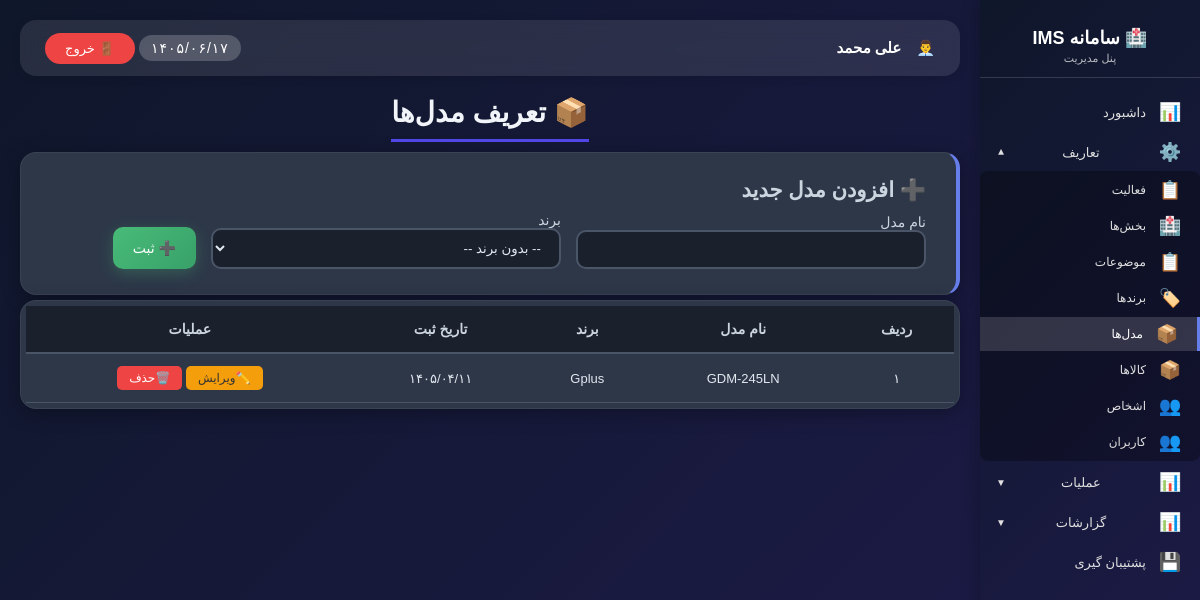
The page /admin_models.php (signed in) on the database as committed earlier.
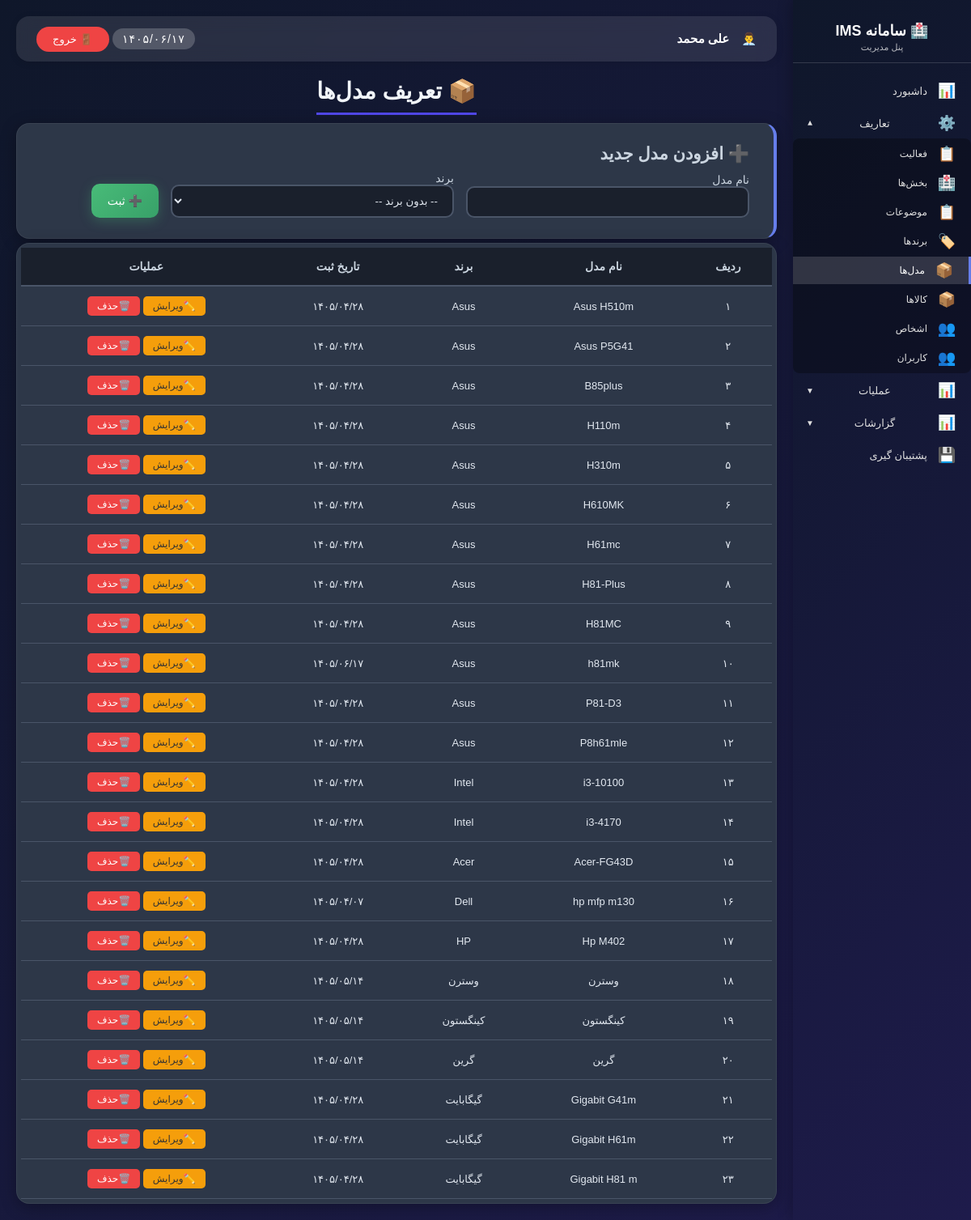
The same page on the database as committed later.
### tables this page shows
CREATE TABLE `models` (
  `id` int(11) NOT NULL AUTO_INCREMENT,
  `name` varchar(255) NOT NULL,
  `brand_id` int(11) DEFAULT NULL,
  `created_at` date DEFAULT NULL,
  PRIMARY KEY (`id`),
  KEY `fk_models_brand` (`brand_id`)
);

CREATE TABLE `brands` (
  `id` int(11) NOT NULL AUTO_INCREMENT,
  `name` varchar(100) NOT NULL,
  `created_at` varchar(50) DEFAULT NULL,
  PRIMARY KEY (`id`)
);

### functions.php (called while the page is built, shortened)
<?php
function hasPermission($permission_key) {
    if (isset($_SESSION['user_id']) && $_SESSION['user_id'] == 1) {
        return true;
    }
    return true;
}
function canEditModels() { return hasPermission('models_edit'); }
function canDeleteModels() { return hasPermission('models_delete'); }
?>

### assets/jdf.php (called while the page is built, shortened)
<?php
function fa_number($number) {
    $persian = ['۰', '۱', '۲', '۳', '۴', '۵', '۶', '۷', '۸', '۹'];
    $english = ['0', '1', '2', '3', '4', '5', '6', '7', '8', '9'];
    return str_replace($english, $persian, $number);
}
?>

### admin_models.php (the view, shortened to what the changed rows need)
<?php
$db = getDB();
$models = $db->query("
    SELECT m.*, b.name as brand_name
    FROM models m
    LEFT JOIN brands b ON m.brand_id = b.id
    ORDER BY b.name, m.name
")->fetchAll();
?>
<!DOCTYPE html>
<html lang="fa" dir="rtl">
<head>
</head>
<body>
<div class="admin-wrapper">
    <?php include 'sidebar.php'; ?>
    <div class="main-content">
        <div class="main-title">
            <h1>📦 تعریف مدل‌ها</h1>
        </div>
        <?php if (canEditModels()): ?>
            <div class="add-card">
                <h2>➕ افزودن مدل جدید</h2>
            </div>
        <?php endif; ?>
        <div class="models-table data-table">
            <table>
                <thead>
                <tr>
                    <th>ردیف</th>
                    <th>نام مدل</th>
                    <th>برند</th>
                    <th>تاریخ ثبت</th>
                    <th>عملیات</th>
                </tr>
                </thead>
                <tbody>
                <?php if (empty($models)): ?>
                    <tr>
                        <td colspan="5" style="text-align: center; padding: 40px;">📦 هیچ مدلی ثبت نشده است</td>
                    </tr>
                <?php else: ?>
                    <?php $row_num = 1; foreach ($models as $model): ?>
                        <tr id="model_<?php echo $model['id']; ?>">
                            <td><?php echo fa_number($row_num); ?></td>
                            <td><?php echo htmlspecialchars($model['name']); ?></td>
                            <td><?php echo htmlspecialchars($model['brand_name'] ?? '-'); ?></td>
<td class="date-ltr">
    <?= fa_number(str_replace('-', '/', htmlspecialchars($model['created_at']))); ?>
</td>
<td class="action-buttons">
                                <?php if (canEditModels()): ?>
                                    <button class="edit-btn" onclick='openEditModal(<?php echo $model['id']; ?>)'>✏️ویرایش</button>
                                <?php endif; ?>
                                <?php if (canDeleteModels()): ?>
                                    <button class="delete-btn" onclick="confirmDelete(<?php echo $model['id']; ?>,
                                            '<?php echo htmlspecialchars($model['name']); ?>')">🗑️حذف</button>
                                <?php endif; ?>
                            </td>
                        </tr>
                        <?php $row_num++; ?>
                    <?php endforeach; ?>
                <?php endif; ?>
                </tbody>
            </table>
        </div>
    </div>
</div>
</body>
</html>

Rows that differ between the two databases and show on the page:
added models: row_num "۱", name "Asus H510m", brand.name "Asus", created_at "۱۴۰۵/۰۴/۲۸"
added models: row_num "۲", name "Asus P5G41", brand.name "Asus", created_at "۱۴۰۵/۰۴/۲۸"
added models: row_num "۳", name "B85plus", brand.name "Asus", created_at "۱۴۰۵/۰۴/۲۸"
added models: row_num "۴", name "H110m", brand.name "Asus", created_at "۱۴۰۵/۰۴/۲۸"
added models: row_num "۵", name "H310m", brand.name "Asus", created_at "۱۴۰۵/۰۴/۲۸"
added models: row_num "۶", name "H610MK", brand.name "Asus", created_at "۱۴۰۵/۰۴/۲۸"
added models: row_num "۷", name "H61mc", brand.name "Asus", created_at "۱۴۰۵/۰۴/۲۸"
added models: row_num "۸", name "H81-Plus", brand.name "Asus", created_at "۱۴۰۵/۰۴/۲۸"
added models: row_num "۹", name "H81MC", brand.name "Asus", created_at "۱۴۰۵/۰۴/۲۸"
added models: row_num "۱۰", name "h81mk", brand.name "Asus", created_at "۱۴۰۵/۰۶/۱۷"
added models: row_num "۱۱", name "P81-D3", brand.name "Asus", created_at "۱۴۰۵/۰۴/۲۸"
added models: row_num "۱۲", name "P8h61mle", brand.name "Asus", created_at "۱۴۰۵/۰۴/۲۸"
added models: row_num "۱۳", name "i3-10100", brand.name "Intel", created_at "۱۴۰۵/۰۴/۲۸"
changed models (number 14 of 23 on the later page): row_num "۱" → "۱۴"; name "GDM-245LN" → "i3-4170"; brand.name "Gplus" → "Intel"; created_at "۱۴۰۵/۰۴/۱۱" → "۱۴۰۵/۰۴/۲۸"
added models: row_num "۱۵", name "Acer-FG43D", brand.name "Acer", created_at "۱۴۰۵/۰۴/۲۸"
added models: row_num "۱۶", name "hp mfp m130", brand.name "Dell", created_at "۱۴۰۵/۰۴/۰۷"
added models: row_num "۱۷", name "Hp M402", brand.name "HP", created_at "۱۴۰۵/۰۴/۲۸"
added models: row_num "۱۸", name "وسترن", brand.name "وسترن", created_at "۱۴۰۵/۰۵/۱۴"
added models: row_num "۱۹", name "کینگستون", brand.name "کینگستون", created_at "۱۴۰۵/۰۵/۱۴"
added models: row_num "۲۰", name "گرین", brand.name "گرین", created_at "۱۴۰۵/۰۵/۱۴"
added models: row_num "۲۱", name "Gigabit G41m", brand.name "گیگابایت", created_at "۱۴۰۵/۰۴/۲۸"
added models: row_num "۲۲", name "Gigabit H61m", brand.name "گیگابایت", created_at "۱۴۰۵/۰۴/۲۸"
added models: row_num "۲۳", name "Gigabit H81 m", brand.name "گیگابایت", created_at "۱۴۰۵/۰۴/۲۸"
